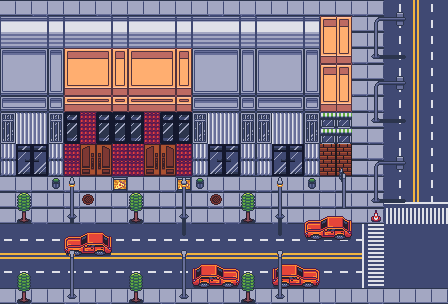

The image is a tile-based game level rendered from a .tmx file. Its description and complete source (layers, tilesets, objects, tile grids) follow:
An orthogonal 28x19 tile map with 16x16 px tiles, 4 tile layers (Jalan, Bangunan, Properti, Properti2).

<map version="1.5" tiledversion="1.7.2" orientation="orthogonal" renderorder="right-down" width="28" height="19" tilewidth="16" tileheight="16" infinite="0" nextlayerid="11" nextobjectid="8">
 <tileset firstgid="1" source="outdoors.tsx" />
 <layer id="1" name="Jalan" width="28" height="19">
  <data encoding="csv">
23,23,24,25,25,23,24,23,23,23,23,23,23,24,25,24,25,23,23,23,23,23,24,25,293,294,299,300,
23,24,25,23,23,23,23,23,23,24,25,23,23,23,23,23,23,24,25,23,117,120,23,23,321,322,327,328,
23,24,23,23,23,23,24,25,25,23,24,25,23,23,23,23,23,24,25,23,145,148,23,23,349,350,355,356,
23,24,25,23,24,25,23,24,25,23,24,25,25,23,24,23,24,25,24,25,173,176,24,23,377,378,383,384,
23,24,25,23,24,25,23,24,25,23,24,25,25,23,24,23,23,24,25,23,117,120,25,23,293,294,299,300,
23,24,25,23,24,25,23,23,23,23,24,25,23,23,24,23,23,24,23,24,145,148,24,25,321,322,327,328,
23,24,25,23,24,25,23,23,23,23,24,25,23,24,25,23,23,23,24,25,173,176,23,24,349,350,355,356,
23,24,25,23,24,25,23,23,24,23,23,24,23,24,23,23,24,25,25,25,94,94,25,25,377,378,383,384,
23,24,25,23,24,23,23,24,25,24,23,23,23,24,23,24,25,23,23,24,94,94,23,24,293,294,299,300,
23,24,25,23,24,23,23,24,25,25,25,25,25,25,25,25,25,23,23,23,3,4,23,24,321,322,327,328,
23,23,24,25,23,24,23,23,24,25,23,24,25,25,25,25,25,25,25,25,3,4,23,24,349,350,355,356,
23,24,25,23,24,25,23,24,25,23,24,25,23,24,25,23,24,25,25,23,24,25,23,23,377,378,383,384,
23,24,25,23,24,25,23,24,25,23,24,25,23,24,25,23,24,25,23,23,24,25,23,23,15,16,17,18,
23,23,24,25,23,24,25,23,24,25,23,24,25,23,24,25,23,24,25,23,24,25,23,23,43,44,45,46,
239,240,239,240,239,240,239,240,239,240,239,240,239,240,240,239,240,239,239,240,239,240,69,70,71,72,73,74,
267,268,267,268,267,268,267,268,267,268,267,268,267,268,268,267,268,267,267,268,267,268,97,98,99,100,101,102,
407,408,409,410,407,408,409,410,407,408,409,410,407,408,409,410,407,408,407,408,409,410,125,126,127,128,129,130,
435,436,437,438,435,436,437,438,435,436,437,438,435,436,437,438,435,436,435,436,437,438,153,154,155,156,157,158,
23,24,25,23,24,23,24,25,25,23,24,25,23,24,25,23,24,25,23,23,24,25,23,24,25,23,23,23
</data>
 </layer>
 <layer id="3" name="Bangunan" width="28" height="19">
  <data encoding="csv">
0,0,0,0,0,0,0,0,0,0,0,0,0,0,0,0,0,0,0,0,0,0,0,220,221,222,0,0,
141,142,143,144,141,142,143,144,141,142,143,144,141,142,143,144,141,142,143,144,0,0,0,248,249,250,0,0,
169,170,171,172,169,170,171,172,169,170,171,172,169,170,171,172,169,170,171,172,0,0,0,276,277,278,0,0,
197,198,199,200,117,118,119,120,117,118,119,120,197,198,199,200,197,198,199,200,0,0,0,304,305,306,0,0,
225,226,227,228,145,146,147,148,145,146,147,148,225,226,227,228,225,226,227,228,0,0,0,220,221,222,0,0,
253,254,255,256,173,174,175,176,173,174,175,176,253,254,255,256,253,254,255,256,0,0,0,248,249,250,0,0,
281,282,283,284,201,202,203,204,201,202,203,204,281,282,283,284,281,282,283,284,0,0,0,276,277,278,0,0,
9,310,311,9,93,230,93,93,93,230,93,93,9,310,311,9,9,310,311,9,0,0,0,304,305,306,0,0,
37,338,339,37,121,258,121,121,121,258,121,121,37,338,339,37,37,338,339,37,0,0,0,0,0,0,0,0,
365,10,11,368,285,67,68,288,285,67,68,288,365,10,11,368,365,10,11,368,0,0,0,220,221,222,0,0,
393,38,39,396,313,95,96,316,313,95,96,316,393,38,39,396,393,38,39,396,0,0,0,248,249,250,0,0,
0,0,0,189,0,0,0,179,0,0,0,179,189,0,0,0,0,0,0,189,0,0,0,276,277,278,0,0,
0,0,0,0,0,167,0,0,0,0,0,0,0,167,0,0,0,0,0,0,0,0,0,304,305,306,0,0,
0,0,0,0,0,0,0,0,0,0,0,0,0,0,0,0,0,0,0,0,0,0,0,161,0,0,0,0,
0,0,0,0,0,0,0,0,0,0,0,0,0,0,0,0,0,0,0,0,0,0,0,0,0,0,0,0,
0,0,0,0,0,0,0,0,0,0,0,0,0,0,0,0,0,0,0,0,0,0,0,0,0,0,0,0,
0,0,0,0,0,0,0,0,0,0,0,0,0,0,0,0,0,0,0,0,0,0,0,0,0,0,0,0,
0,0,0,0,0,0,0,0,0,0,0,0,0,0,0,0,0,0,0,0,0,0,0,0,0,0,0,0,
0,0,0,0,0,0,0,0,0,0,0,0,0,0,0,0,0,0,0,0,0,0,0,0,0,0,0,0
</data>
 </layer>
 <layer id="4" name="Properti" width="28" height="19">
  <data encoding="csv">
0,0,0,0,0,0,0,0,0,0,0,0,0,0,0,0,0,0,0,0,0,0,0,0,0,0,0,0,
0,0,0,0,0,0,0,0,0,0,0,0,0,0,0,0,0,0,0,0,0,0,0,0,0,0,0,0,
0,0,0,0,0,0,0,0,0,0,0,0,0,0,0,0,0,0,0,0,0,0,0,0,0,0,0,0,
0,0,0,0,0,0,0,0,0,0,0,0,0,0,0,0,0,0,0,0,0,0,0,0,0,0,0,0,
0,0,0,0,0,0,0,0,0,0,0,0,0,0,0,0,0,0,0,0,0,0,0,0,0,0,0,0,
0,0,0,0,0,0,0,0,0,0,0,0,0,0,0,0,0,0,0,0,0,0,0,0,0,0,0,0,
0,0,0,0,0,0,0,0,0,0,0,0,0,0,0,0,0,0,0,0,0,0,0,0,0,0,0,0,
0,0,0,0,0,0,0,0,0,0,0,0,0,0,0,0,0,0,0,0,0,0,0,0,0,0,0,0,
0,0,0,0,0,0,0,0,0,0,0,0,0,0,0,0,0,0,0,0,0,0,0,0,0,0,0,0,
0,0,0,0,0,0,0,0,0,0,0,0,0,0,0,0,0,0,0,0,0,0,0,0,0,0,0,0,
0,0,0,0,0,0,0,0,0,0,0,0,0,0,0,0,0,0,0,0,0,223,0,0,0,0,0,0,
0,0,0,0,334,0,0,0,0,0,0,334,0,0,0,0,0,334,0,0,0,251,0,0,0,0,0,0,
0,262,0,0,362,0,0,0,262,0,0,362,0,0,0,262,0,362,0,0,0,279,0,0,0,0,0,0,
0,290,0,0,390,0,0,0,290,0,0,390,0,0,0,290,0,390,0,461,462,463,0,0,0,0,0,0,
0,0,0,0,461,462,463,0,0,0,0,418,0,0,0,0,0,418,0,489,490,491,0,0,0,0,0,0,
0,0,0,0,489,490,491,0,0,0,0,0,0,0,0,0,0,0,0,0,0,0,0,0,0,0,0,0,
0,0,0,0,0,0,0,0,0,0,0,0,2147484111,2147484110,2147484109,0,0,2147484111,2147484110,2147484109,0,0,0,0,0,0,0,0,
0,262,0,0,0,0,0,0,262,0,0,0,2147484139,2147484138,2147484137,262,0,2147484139,2147484138,2147484137,0,0,0,0,0,0,0,0,
0,290,0,0,0,0,0,0,290,0,0,0,0,0,0,290,0,0,0,0,0,0,0,0,0,0,0,0
</data>
 </layer>
 <layer id="6" name="Properti2" width="28" height="19">
  <data encoding="csv">
0,0,0,0,0,0,0,0,0,0,0,0,0,0,0,0,0,0,0,0,0,0,0,0,0,0,0,0,
0,0,0,0,0,0,0,0,0,0,0,0,0,0,0,0,0,0,0,0,0,0,0,0,0,0,0,0,
0,0,0,0,0,0,0,0,0,0,0,0,0,0,0,0,0,0,0,0,0,0,0,0,0,0,0,0,
0,0,0,0,0,0,0,0,0,0,0,0,0,0,0,0,0,0,0,0,0,0,0,0,0,0,0,0,
0,0,0,0,0,0,0,0,0,0,0,0,0,0,0,0,0,0,0,0,0,0,0,0,0,0,0,0,
0,0,0,0,0,0,0,0,0,0,0,0,0,0,0,0,0,0,0,0,0,0,0,0,0,0,0,0,
0,0,0,0,0,0,0,0,0,0,0,0,0,0,0,0,0,0,0,0,0,0,0,0,0,0,0,0,
0,0,0,0,0,0,0,0,0,0,0,0,0,0,0,0,0,0,0,0,177,177,0,0,0,0,0,0,
0,0,0,0,0,0,0,0,0,0,0,0,0,0,0,0,0,0,0,0,177,177,0,0,0,0,0,0,
0,0,0,0,0,0,0,0,0,0,0,0,0,0,0,0,0,0,0,0,0,0,0,0,0,0,0,0,
0,0,0,0,0,0,0,0,0,0,0,0,0,0,0,0,0,0,0,0,0,0,0,0,0,0,0,0,
0,0,0,0,0,0,0,0,0,0,0,0,0,0,0,0,0,0,0,0,0,0,0,0,0,0,0,0,
0,0,0,0,0,0,0,0,0,0,0,0,0,0,0,0,0,0,0,0,0,0,0,0,0,0,0,0,
0,0,0,0,0,0,0,0,0,0,0,0,0,0,0,0,0,0,0,0,0,0,0,0,0,0,0,0,
0,0,0,0,0,0,0,0,0,0,0,0,0,0,0,0,0,0,0,0,0,0,0,0,0,0,0,0,
0,0,0,0,333,0,0,0,0,0,0,333,0,0,0,0,0,333,0,0,0,0,0,0,0,0,0,0,
0,0,0,0,361,0,0,0,0,0,0,361,0,0,0,0,0,361,0,0,0,0,0,0,0,0,0,0,
0,0,0,0,389,0,0,0,0,0,0,389,0,0,0,0,0,389,0,0,0,0,0,0,0,0,0,0,
0,0,0,0,417,0,0,0,0,0,0,417,0,0,0,0,0,417,0,0,0,0,0,0,0,0,0,0
</data>
 </layer>
 <objectgroup id="10" name="collide" />
</map>
